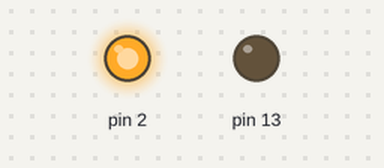
The sketch below on a simulated Arduino Mega 2560, built with avr-gcc and run on an emulated ATmega2560. Shown: output pins drawn as LEDs (lit = HIGH). The modem accepts every AT command (registered, SIM ready, sends succeed) and sends nothing else; what the sketch prints to the serial monitor is not drawn.

Above: at 0.1 s.
Timing chart, 0 to 1.6 s (numbered marks = the images above):
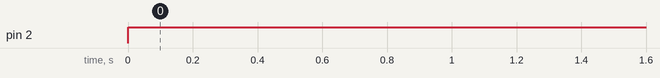

Measured:
- by itself, pin 2: LOW → HIGH at 0.00 s

The sketch:

http_example.ino
```cpp
// (licence header left out)
/*
  ### Example Serial Output ###

  Set Phone Function... 1
  is Module Registered to Network?... 1
  Signal Quality... 14
  Operator Name... Turk Telekom
  Connect GPRS... 1
  Get IP Address... xxx.xxx.xxx.xxx
  Get... METHOD:GET|HTTPCODE:200|LENGTH:30
  Get with SSL and read returned data... METHOD:GET|HTTPCODE:200|LENGTH:30|DATA:This test data return from GET
  Post... METHOD:POST|HTTPCODE:200|LENGTH:54
  Post with SSL and read returned data... METHOD:POST|HTTPCODE:200|LENGTH:54|DATA:This test data return from POST.<br>Hello Erdem Arslan
  Close GPRS... 1

*/

#include <GSMSimHTTP.h>
#include <SoftwareSerial.h>

// You can use any Serial interface. I recommended HardwareSerial. Please use the library with highiest baudrate.
// In examples, i used HardwareSerial. You can change it anymore.

//#define RESET_PIN 10 // you can use any pin.
SoftwareSerial Serial1(8,7);

static volatile int num = 0;

GSMSimHTTP http(Serial1); // GSMSimHTTP inherit from GSMSimGPRS. You can use GSMSim and GSMSimGPRS methods with it.

void setup() {
  Serial1.begin(9600); // If you dont change module baudrate, it comes with auto baudrate.

  while(!Serial1) {
    ; // wait for module for connect.
  }

  Serial.begin(9600); // Serial for debug...

  // Init module...
  http.init(); // use for init module. Use it if you dont have any valid reason.

  char pin[] = "9034";
  http.enterPinCode(pin);

  Serial.print("Set Phone Function... ");
  Serial.println(http.setPhoneFunc(1));
  //delay(1000);

  Serial.print("is Module Registered to Network?... ");
  Serial.println(http.isRegistered());
  //delay(1000);

  Serial.print("Signal Quality... ");
  Serial.println(http.signalQuality());
  //delay(1000);

  Serial.print("Operator Name... ");
  Serial.println(http.operatorNameFromSim());
  //delay(1000);


  //Serial.print("GPRS Init... ");
  //Serial.println(http.gprsInit("internet")); // Its optional. You can set apn, user and password with this method. Default APN: "internet" Default USER: "" Default PWD: ""
  //delay(1000);


  Serial.print("Connect GPRS... ");
  Serial.println(http.connect());
  //delay(1000);

  Serial.print("Get IP Address... ");
  Serial.println(http.getIP());
  delay(1000);


  Serial.print("Get... ");
  Serial.println(http.get("sera.erdemarslan.com/test.php"));
  delay(1000);

  Serial.print("Get with SSL and read returned data... ");
  Serial.println(http.getWithSSL("erdemarslan.com/test.php", true));
  delay(1000);

  Serial.print("Post... ");
  Serial.println(http.post("sera.erdemarslan.com/test.php", "name=Erdem&surname=Arslan", "application/x-www-form-urlencoded"));
  delay(1000);

  Serial.print("Post with SSL and read returned data... ");
  Serial.println(http.post("erdemarslan.com/test.php", "name=Erdem&surname=Arslan", "application/x-www-form-urlencoded", true));
  delay(1000);

  Serial.print("Close GPRS... ");
  Serial.println(http.closeConn());
  //delay(1000);

  // For other methods please look at readme.txt file.

}

void loop() {

  // Use your Serial interface...
  if(Serial1.available()) {
      String buffer = "";
      buffer = Serial1.readString();
      num = num + 1;
      Serial.print(num);
      Serial.print(". ");
      Serial.println(buffer);
  }

  // put your main code here, to run repeatedly:
}
```
